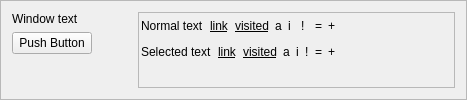
<?xml version="1.0" encoding="UTF-8"?>
<ui version="4.0">
 <class>preview</class>
 <widget class="QFrame" name="preview">
  <property name="geometry">
   <rect>
    <x>0</x>
    <y>0</y>
    <width>467</width>
    <height>100</height>
   </rect>
  </property>
  <property name="sizePolicy">
   <sizepolicy hsizetype="Preferred" vsizetype="Minimum">
    <horstretch>0</horstretch>
    <verstretch>0</verstretch>
   </sizepolicy>
  </property>
  <property name="frameShape">
   <enum>QFrame::StyledPanel</enum>
  </property>
  <property name="frameShadow">
   <enum>QFrame::Sunken</enum>
  </property>
  <layout class="QGridLayout">
   <item row="0" column="0">
    <widget class="QLabel" name="label">
     <property name="toolTip">
      <string>Window text on Window Background</string>
     </property>
     <property name="text">
      <string comment="color-kcm-preview" extracomment="see kdebase/workspace/kcontrol/colors/README.i18n">Window text</string>
     </property>
    </widget>
   </item>
   <item row="0" column="2" rowspan="3">
    <widget class="QFrame" name="frame">
     <property name="autoFillBackground">
      <bool>true</bool>
     </property>
     <property name="frameShape">
      <enum>QFrame::StyledPanel</enum>
     </property>
     <property name="frameShadow">
      <enum>QFrame::Sunken</enum>
     </property>
     <layout class="QGridLayout">
      <property name="margin">
       <number>0</number>
      </property>
      <property name="spacing">
       <number>0</number>
      </property>
      <item row="0" column="0">
       <widget class="QWidget" name="viewWidget" native="true">
        <layout class="QHBoxLayout">
         <property name="margin">
          <number>2</number>
         </property>
         <item>
          <widget class="QLabel" name="labelView0">
           <property name="toolTip">
            <string>View Normal Text against View Normal Background</string>
           </property>
           <property name="text">
            <string comment="color-kcm-preview" extracomment="see kdebase/workspace/kcontrol/colors/README.i18n">Normal text</string>
           </property>
          </widget>
         </item>
         <item>
          <widget class="QLabel" name="labelView3">
           <property name="font">
            <font>
             <underline>true</underline>
            </font>
           </property>
           <property name="toolTip">
            <string>View Link Text against View Normal Background</string>
           </property>
           <property name="text">
            <string comment="color-kcm-preview" extracomment="see kdebase/workspace/kcontrol/colors/README.i18n">link</string>
           </property>
          </widget>
         </item>
         <item>
          <widget class="QLabel" name="labelView4">
           <property name="font">
            <font>
             <underline>true</underline>
            </font>
           </property>
           <property name="toolTip">
            <string>View Visited Text against View Normal Background</string>
           </property>
           <property name="text">
            <string comment="color-kcm-preview" extracomment="see kdebase/workspace/kcontrol/colors/README.i18n">visited</string>
           </property>
          </widget>
         </item>
         <item>
          <widget class="QLabel" name="labelView2">
           <property name="toolTip">
            <string>View Active Text against View Normal Background</string>
           </property>
           <property name="text">
            <string comment="color-kcm-preview" extracomment="see kdebase/workspace/kcontrol/colors/README.i18n">a</string>
           </property>
          </widget>
         </item>
         <item>
          <widget class="QLabel" name="labelView1">
           <property name="toolTip">
            <string>View Inactive Text against View Normal Background</string>
           </property>
           <property name="text">
            <string comment="color-kcm-preview" extracomment="see kdebase/workspace/kcontrol/colors/README.i18n">i</string>
           </property>
          </widget>
         </item>
         <item>
          <widget class="QLabel" name="labelView5">
           <property name="toolTip">
            <string>View Negative Text against View Normal Background</string>
           </property>
           <property name="text">
            <string comment="color-kcm-preview" extracomment="see kdebase/workspace/kcontrol/colors/README.i18n">!</string>
           </property>
          </widget>
         </item>
         <item>
          <widget class="QLabel" name="labelView6">
           <property name="toolTip">
            <string>View Neutral Text against View Normal Background</string>
           </property>
           <property name="text">
            <string comment="color-kcm-preview" extracomment="see kdebase/workspace/kcontrol/colors/README.i18n">=</string>
           </property>
          </widget>
         </item>
         <item>
          <widget class="QLabel" name="labelView7">
           <property name="toolTip">
            <string>View Positive Text against View Normal Background</string>
           </property>
           <property name="text">
            <string comment="color-kcm-preview" extracomment="see kdebase/workspace/kcontrol/colors/README.i18n">+</string>
           </property>
          </widget>
         </item>
        </layout>
       </widget>
      </item>
      <item row="0" column="1" rowspan="2">
       <spacer>
        <property name="orientation">
         <enum>Qt::Horizontal</enum>
        </property>
        <property name="sizeType">
         <enum>QSizePolicy::MinimumExpanding</enum>
        </property>
        <property name="sizeHint" stdset="0">
         <size>
          <width>4</width>
          <height>51</height>
         </size>
        </property>
       </spacer>
      </item>
      <item row="1" column="0">
       <widget class="QWidget" name="selectionWidget" native="true">
        <property name="autoFillBackground">
         <bool>true</bool>
        </property>
        <layout class="QHBoxLayout">
         <property name="margin">
          <number>2</number>
         </property>
         <item>
          <widget class="QLabel" name="labelSelection0">
           <property name="toolTip">
            <string>Selection Normal Text against Selection Normal Background</string>
           </property>
           <property name="text">
            <string comment="color-kcm-preview" extracomment="see kdebase/workspace/kcontrol/colors/README.i18n">Selected text</string>
           </property>
          </widget>
         </item>
         <item>
          <widget class="QLabel" name="labelSelection3">
           <property name="font">
            <font>
             <underline>true</underline>
            </font>
           </property>
           <property name="toolTip">
            <string>Selection Link Text against Selection Normal Background</string>
           </property>
           <property name="text">
            <string comment="color-kcm-preview" extracomment="see kdebase/workspace/kcontrol/colors/README.i18n">link</string>
           </property>
          </widget>
         </item>
         <item>
          <widget class="QLabel" name="labelSelection4">
           <property name="font">
            <font>
             <underline>true</underline>
            </font>
           </property>
           <property name="toolTip">
            <string>Selection Visited Text against Selection Normal Background</string>
           </property>
           <property name="text">
            <string comment="color-kcm-preview" extracomment="see kdebase/workspace/kcontrol/colors/README.i18n">visited</string>
           </property>
          </widget>
         </item>
         <item>
          <widget class="QLabel" name="labelSelection2">
           <property name="toolTip">
            <string>Selection Active Text against Selection Normal Background</string>
           </property>
           <property name="text">
            <string comment="color-kcm-preview" extracomment="see kdebase/workspace/kcontrol/colors/README.i18n">a</string>
           </property>
          </widget>
         </item>
         <item>
          <widget class="QLabel" name="labelSelection1">
           <property name="toolTip">
            <string>Selection Inactive Text against Selection Normal Background</string>
           </property>
           <property name="text">
            <string comment="color-kcm-preview" extracomment="see kdebase/workspace/kcontrol/colors/README.i18n">i</string>
           </property>
          </widget>
         </item>
         <item>
          <widget class="QLabel" name="labelSelection5">
           <property name="toolTip">
            <string>Selection Negative Text against Selection Normal Background</string>
           </property>
           <property name="text">
            <string comment="color-kcm-preview" extracomment="see kdebase/workspace/kcontrol/colors/README.i18n">!</string>
           </property>
          </widget>
         </item>
         <item>
          <widget class="QLabel" name="labelSelection6">
           <property name="toolTip">
            <string>Selection Neutral Text against Selection Normal Background</string>
           </property>
           <property name="text">
            <string comment="color-kcm-preview" extracomment="see kdebase/workspace/kcontrol/colors/README.i18n">=</string>
           </property>
          </widget>
         </item>
         <item>
          <widget class="QLabel" name="labelSelection7">
           <property name="toolTip">
            <string>Selection Positive Text against Selection Normal Background</string>
           </property>
           <property name="text">
            <string comment="color-kcm-preview" extracomment="see kdebase/workspace/kcontrol/colors/README.i18n">+</string>
           </property>
          </widget>
         </item>
        </layout>
       </widget>
      </item>
      <item row="2" column="0" colspan="2">
       <spacer>
        <property name="orientation">
         <enum>Qt::Vertical</enum>
        </property>
        <property name="sizeType">
         <enum>QSizePolicy::MinimumExpanding</enum>
        </property>
        <property name="sizeHint" stdset="0">
         <size>
          <width>141</width>
          <height>0</height>
         </size>
        </property>
       </spacer>
      </item>
     </layout>
    </widget>
   </item>
   <item row="1" column="0">
    <widget class="QPushButton" name="pushButton">
     <property name="toolTip">
      <string>Button text on Button Background</string>
     </property>
     <property name="text">
      <string comment="color-kcm-preview" extracomment="see kdebase/workspace/kcontrol/colors/README.i18n">Push Button</string>
     </property>
    </widget>
   </item>
   <item row="1" column="1">
    <spacer>
     <property name="orientation">
      <enum>Qt::Horizontal</enum>
     </property>
     <property name="sizeType">
      <enum>QSizePolicy::Preferred</enum>
     </property>
     <property name="sizeHint" stdset="0">
      <size>
       <width>40</width>
       <height>20</height>
      </size>
     </property>
    </spacer>
   </item>
   <item row="2" column="0">
    <spacer>
     <property name="orientation">
      <enum>Qt::Vertical</enum>
     </property>
     <property name="sizeType">
      <enum>QSizePolicy::MinimumExpanding</enum>
     </property>
     <property name="sizeHint" stdset="0">
      <size>
       <width>20</width>
       <height>0</height>
      </size>
     </property>
    </spacer>
   </item>
  </layout>
 </widget>
 <connections/>
</ui>
